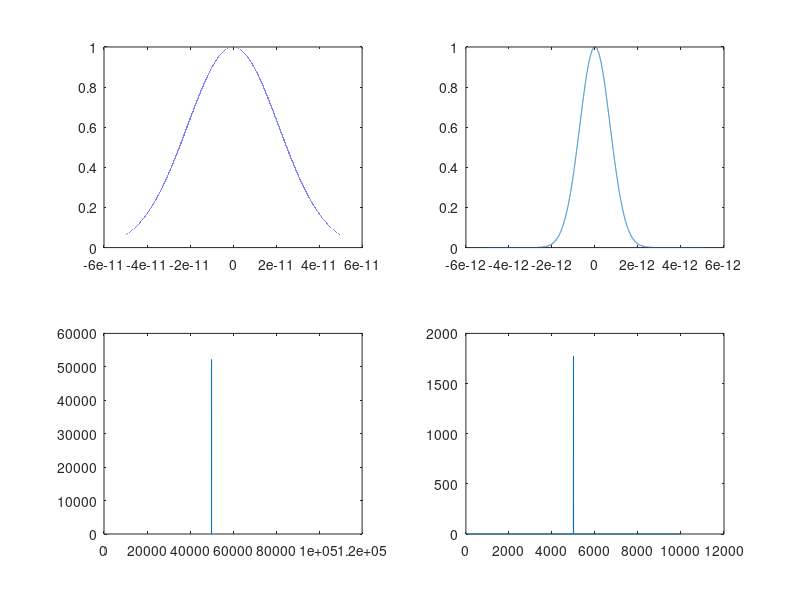

Recreate this plot in MATLAB.
clc; clear;

% exp(-(t/t0)^2) = t0 * sqrt(pi) * exp(-w^2 * t^2 / 4)

Fs = 1000;
t1 = (-50: 1 / Fs: 50) * 10^-12;
t2 = (-5: 1 / Fs: 5) * 10^-12;
x1 = exp(-t1.^2 / (30*10^-12)^2);
x2 = exp(-t2.^2 / (10^-12)^2);
X1 = fftshift(abs(fft(x1)));
X2 = fftshift(abs(fft(x2)));
subplot(2, 2, 1)
plot(t1, x1);
subplot(2, 2, 2)
plot(t2, x2)
subplot(2, 2, 3)
plot(X1)
subplot(2, 2, 4)
plot(X2)